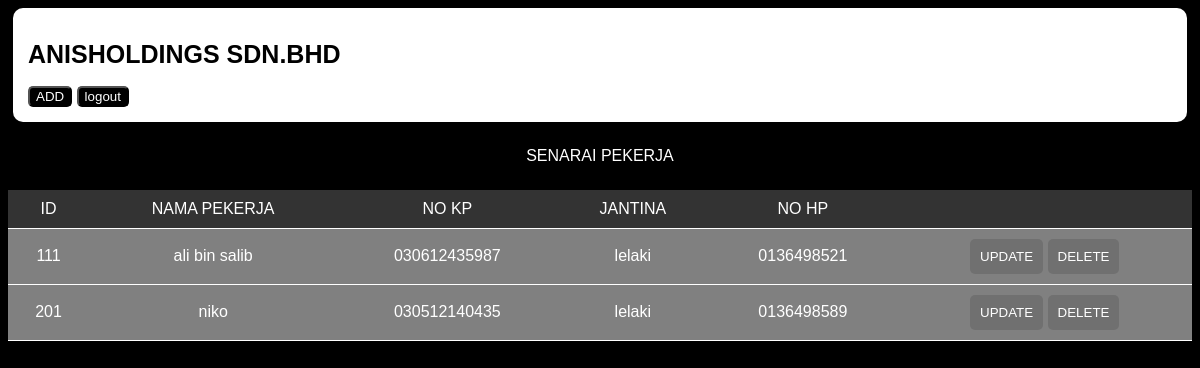
Page /home.php on the earlier database version.
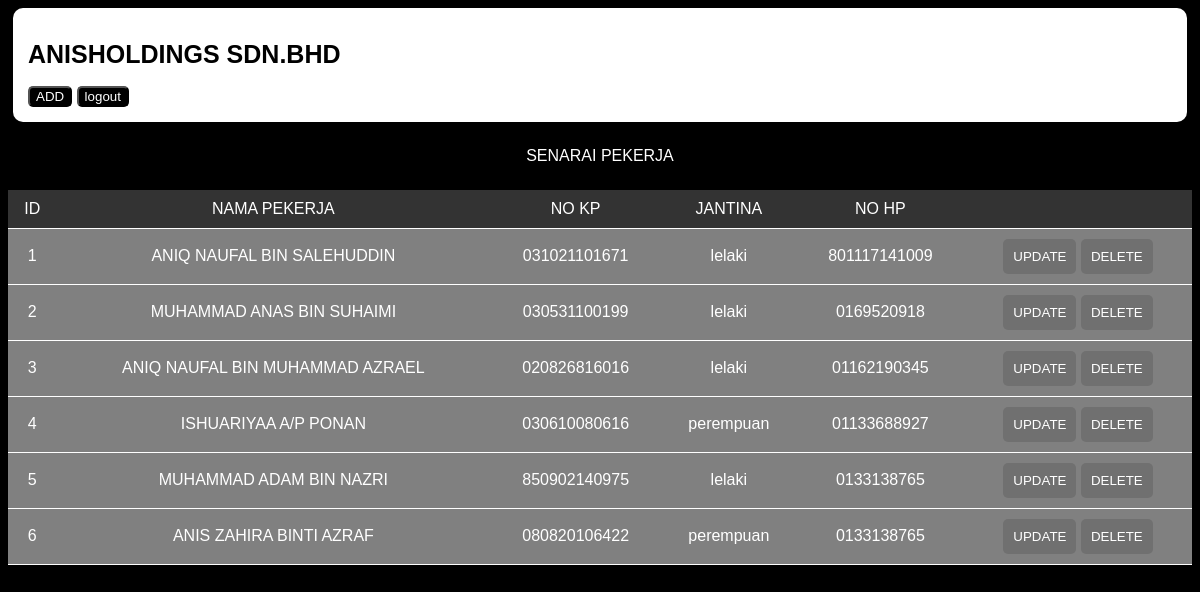
Same page on the later database version.
### tables this page shows
CREATE TABLE `senaraipekerja` (
  `id` int(3) NOT NULL,
  `namapekerja` varchar(50) NOT NULL,
  `nokp` varchar(12) NOT NULL,
  `jantina` varchar(50) NOT NULL,
  `nohp` varchar(50) NOT NULL
);

### home.php (the view, shortened to what this page needs)
<?php
include ('db_conn.php');
?>
<!DOCTYPE html>
<html lang="en">
<head>
    <link rel="stylesheet" href="styling/style.css">
</head>
<body>
    <div class="nav">
        <h1>ANISHOLDINGS SDN.BHD</h1>
        <button><a href="add_pekerja.php">ADD</a></button>
        <button class="logout"><a href="logout.php">logout</a></button>
    </div>
    <center>
        <table>
            <caption>SENARAI PEKERJA</caption>
            <tr>
                <td class="head">ID</td>
                <td class="head">NAMA PEKERJA</td>
                <td class="head">NO KP</td>
                <td class="head">JANTINA</td>
                <td class="head">NO HP</td>
                <td class="head"></td>
            </tr>
            <?php
            $sql = "SELECT * FROM senaraipekerja ORDER BY id ASC";
            $data = mysqli_query($conn, $sql);
            while ($pekerja = mysqli_fetch_array($data)){
                ?>
                <tr>
                    <td><?php echo $pekerja['id']; ?></td>
                    <td><?php echo $pekerja['namapekerja']; ?></td>
                    <td><?php echo $pekerja['nokp']; ?></td>
                    <td><?php echo $pekerja['jantina']; ?></td>
                    <td><?php echo $pekerja['nohp']; ?></td>
                    <td>
                        <button class="operation"><a href="update_pekerja.php?nokp=<?php echo $pekerja['nokp'];?>">UPDATE</a></button>
                        <button class="operation"><a href="delete_pekerja.php?nokp=<?php echo $pekerja['nokp'];?>">DELETE</a></button>
                    </td>
                </tr>
            <?php $bil = $bil + 1;
            }
            ?>
        </table>
    </center>
</body>
</html>

### styling/style.css (style rules this page uses)
* { color: white; font-family: 'Gill Sans', 'Gill Sans MT', Calibri, 'Trebuchet MS', sans-serif; }
body { background-color: black; }
.nav { background-color: white; padding: 15px; border-radius: 10px; margin: 5px; margin-bottom: 25px; }
.nav h1 { color: black; font-size: 25px; }
.nav button { border-radius: 5px; color: white; background-color: black; }
.nav button a { text-decoration: none; }
table { width: 100%; text-align: center; border-collapse: collapse; }
table caption { margin-bottom: 25px; }
.head { background-color: rgb(51, 51, 51); padding: 10px; }
td { background-color: gray; border-bottom: 1px solid white; padding: 10px; }
.operation { background-color: rgb(112, 112, 112); border: none; border-radius: 5px; padding: 10px; }
td button a { text-decoration: none; color: white; }

Differences in the rows shown:
removed senaraipekerja: id "111", namapekerja "ali bin salib", nokp "030612435987", jantina "lelaki", nohp "0136498521"
removed senaraipekerja: id "201", namapekerja "niko", nokp "030512140435", jantina "lelaki", nohp "0136498589"
added senaraipekerja: id "1", namapekerja "ANIQ NAUFAL BIN SALEHUDDIN", nokp "031021101671", jantina "lelaki", nohp "801117141009"
added senaraipekerja: id "2", namapekerja "MUHAMMAD ANAS BIN SUHAIMI", nokp "030531100199", jantina "lelaki", nohp "0169520918"
added senaraipekerja: id "3", namapekerja "ANIQ NAUFAL BIN MUHAMMAD AZRAEL", nokp "020826816016", jantina "lelaki", nohp "01162190345"
added senaraipekerja: id "4", namapekerja "ISHUARIYAA A/P PONAN", nokp "030610080616", jantina "perempuan", nohp "01133688927"
added senaraipekerja: id "5", namapekerja "MUHAMMAD ADAM BIN NAZRI", nokp "850902140975", jantina "lelaki", nohp "0133138765"
added senaraipekerja: id "6", namapekerja "ANIS ZAHIRA BINTI AZRAF", nokp "080820106422", jantina "perempuan", nohp "0133138765"
